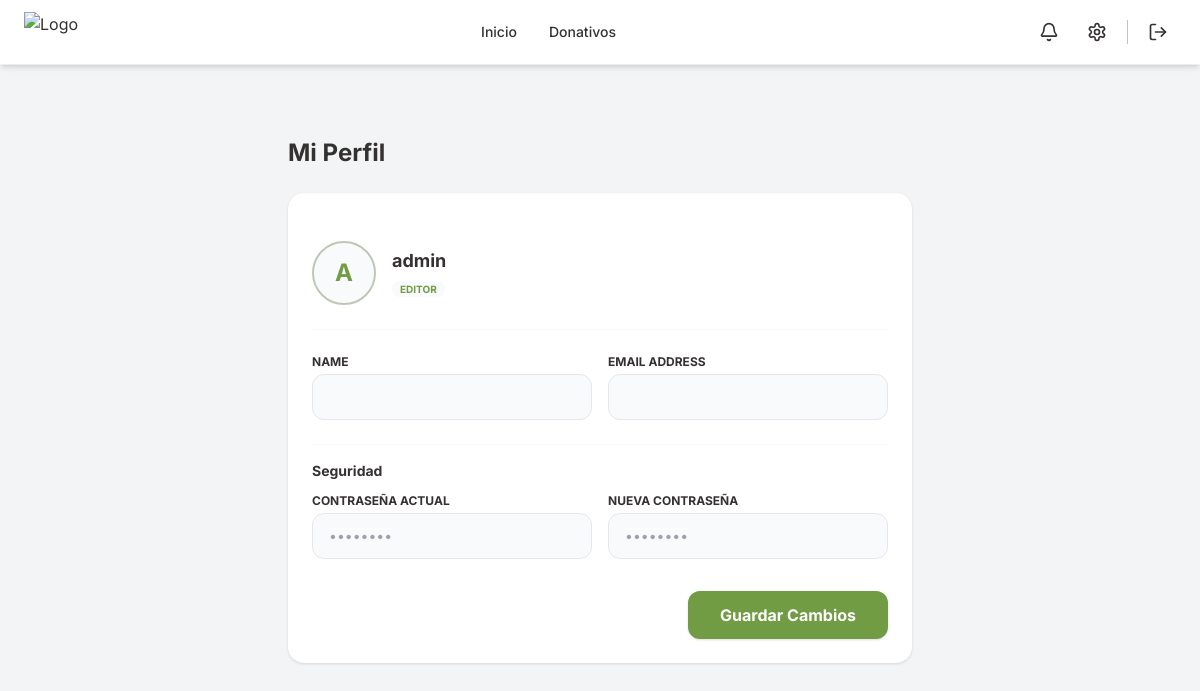
Page /accounts/perfil/ (signed in) on the committed database.
### accounts/models.py (models this page shows, shortened)
class User(AbstractUser):
    class Role(models.TextChoices):
        SUPERADMIN = "superadmin", "Superadmin"
        ADMIN = "admin", "Admin"
        DONATIVOS = "donativos", "Donativos"
        ASISTENCIAL = "asistencial", "Asistencial"
        EDITOR = "editor", "Editor"
        LECTOR = "lector", "Lector"
    name = models.CharField(max_length=255, blank=True)
    role = models.CharField(max_length=20, choices=Role.choices, default=Role.EDITOR)

### accounts/views.py (the view)
# urls.py: path("perfil/", views.profile_view, name="profile"),
@login_required
def profile_view(request):
    if request.method == "POST":
        profile_form = ProfileForm(request.POST, instance=request.user)
        password_form = ChangePasswordForm(request.POST, user=request.user)
        if profile_form.is_valid() and password_form.is_valid():
            profile_form.save()
            new_password = password_form.cleaned_data.get("new_password")
            if new_password:
                request.user.set_password(new_password)
                request.user.save(update_fields=["password"])
                update_session_auth_hash(request, request.user)
            messages.success(request, "Perfil actualizado correctamente.")
            return redirect("accounts:profile")
    else:
        profile_form = ProfileForm(instance=request.user)
        password_form = ChangePasswordForm(user=request.user)
    return render(
        request,
        "accounts/profile.html",
        {"profile_form": profile_form, "password_form": password_form},
    )

### accounts/forms.py (shortened to what this page needs)
class ProfileForm(forms.ModelForm):
    class Meta:
        model = User
        fields = ["name", "email"]
        widgets = {
            "name": forms.TextInput(attrs={"class": INPUT_CLASSES}),
            "email": forms.EmailInput(attrs={"class": INPUT_CLASSES}),
        }

class ChangePasswordForm(forms.Form):
    current_password = forms.CharField(
        label="Contraseña actual", required=False,
        widget=forms.PasswordInput(attrs=PASSWORD_ATTRS),
    )
    new_password = forms.CharField(
        label="Nueva contraseña", required=False, min_length=6,
        widget=forms.PasswordInput(attrs=PASSWORD_ATTRS),
    )
    def __init__(self, *args, user=None, **kwargs):
        self.user = user
        super().__init__(*args, **kwargs)

### templates/accounts/profile.html (shortened to what this page needs)
{% extends "base.html" %}
{% block content %}
<div class="max-w-2xl mx-auto px-6 py-8">
  <h1 class="text-2xl font-bold text-japem-dark mb-6">Mi Perfil</h1>
  <form method="post" class="bg-white rounded-2xl shadow p-6 space-y-6">
    <div class="flex items-center gap-4 pb-6 border-b border-japem-bg">
      <div class="w-16 h-16 rounded-full bg-japem-bg flex items-center justify-center text-japem-green font-bold text-2xl border-2 border-japem-accent">
        {{ user.name|default:user.username|first|upper }}
      </div>
      <div>
        <h2 class="text-lg font-bold text-japem-dark">{{ user.name|default:user.username }}</h2>
        <span class="text-[10px] font-bold uppercase bg-japem-bg text-japem-green px-2 py-0.5 rounded-full">{{ user.get_role_display }}</span>
      </div>
    </div>
    <div class="grid grid-cols-1 md:grid-cols-2 gap-4">
      <div>
        <label class="block text-xs font-bold text-japem-dark uppercase mb-1">{{ profile_form.name.label }}</label>
        {{ profile_form.name }}
      </div>
      <div>
        <label class="block text-xs font-bold text-japem-dark uppercase mb-1">{{ profile_form.email.label }}</label>
        {{ profile_form.email }}
      </div>
    </div>
    <div class="pt-4 border-t border-japem-bg">
      <h3 class="text-sm font-bold text-japem-dark mb-3">Seguridad</h3>
      <div class="grid grid-cols-1 md:grid-cols-2 gap-4">
        <div>
          <label class="block text-xs font-bold text-japem-dark uppercase mb-1">{{ password_form.current_password.label }}</label>
          {{ password_form.current_password }}
        </div>
        <div>
          <label class="block text-xs font-bold text-japem-dark uppercase mb-1">{{ password_form.new_password.label }}</label>
          {{ password_form.new_password }}
        </div>
      </div>
    </div>
    <div class="flex justify-end pt-2">
      <button type="submit" class="px-8 py-3 bg-japem-green hover:bg-japem-greendark text-white font-bold rounded-xl shadow transition">Guardar Cambios</button>
    </div>
  </form>
</div>
{% endblock %}

### templates/base.html (shortened to what this page needs)
{% load static %}
<!DOCTYPE html>
<html lang="es">
<head>
  <script src="https://cdn.tailwindcss.com"></script>
  <link rel="stylesheet" href="{% static 'css/site.css' %}">
</head>
<body class="bg-gray-100 text-[#353131] font-inter"
      x-data="{ modalOpen: false }"
      x-init="$watch('modalOpen', abierto => {
        document.body.style.overflow = abierto ? 'hidden' : '';
        if (!abierto) setTimeout(() => { if (!modalOpen) document.getElementById('modal-content').innerHTML = '' }, 300);
      })"
            x-on:close-modal.camel.window="modalOpen = false"
            hx-headers='{"X-CSRFToken": "{{ csrf_token }}"}'>
  {% with app=request.resolver_match.app_name url=request.resolver_match.url_name %}
  {% if user.is_authenticated %}
  <header class="fixed top-0 left-0 w-full bg-white z-[60] shadow-md border-b border-[#c0c6b6]/30 backdrop-blur-sm"
        x-data="{ menu: false }" @click.outside="menu = false">
    <div class="w-full flex justify-between items-center px-4 sm:px-6 py-3">
      <a href="{% url 'home' %}" class="flex items-center space-x-2">
        <img src="{% static 'img/LogoVerde.jpg' %}" alt="Logo" class="h-8 sm:h-10 w-auto object-contain">
      </a>
      <nav class="hidden md:flex space-x-2">
        <a href="{% url 'home' %}"
           class="transition-all duration-200 px-3 py-1.5 rounded-lg text-sm font-medium flex items-center gap-2 {% if url == 'home' %}bg-[#719c44] text-white shadow-md shadow-[#719c44]/20{% else %}text-[#353131] hover:bg-[#f2f5f0] hover:text-[#719c44]{% endif %}">
          Inicio
        </a>
        <a href="{% url 'donantes:list' %}"
           class="transition-all duration-200 px-3 py-1.5 rounded-lg text-sm font-medium flex items-center gap-2 {% if app == 'donantes' or app == 'donativos' or app == 'iaps' or app == 'distribucion' %}bg-[#719c44] text-white shadow-md shadow-[#719c44]/20{% else %}text-[#353131] hover:bg-[#f2f5f0] hover:text-[#719c44]{% endif %}">
          Donativos
        </a>
      </nav>
      <div class="flex items-center space-x-1 sm:space-x-3">
        <div class="relative" x-data="{ open: false, count: {{ header_notifications|length|default:0 }}, cleared: false }" @click.outside="open = false">
          <button type="button" @click="open = !open"
                  :class="open ? 'bg-[#f2f5f0] text-[#719c44]' : 'bg-transparent hover:bg-[#f2f5f0] text-[#353131]'"
                  class="cursor-pointer p-2 rounded-full transition relative" title="Notificaciones">
          </button>
        </div>
        <button type="button" title="Configuración"
                @click="modalOpen = true"
                hx-get="{% url 'accounts:settings' %}"
                hx-target="#modal-content"
                class="cursor-pointer p-2 rounded-full bg-transparent hover:bg-[#f2f5f0] text-[#353131] hover:text-[#719c44] transition">
        </button>
        <form method="post" action="{% url 'accounts:logout' %}">
          <button type="submit" title="Cerrar Sesión"
                  class="cursor-pointer p-2 rounded-full bg-transparent hover:bg-red-50 text-[#353131] hover:text-red-500 transition flex items-center gap-2">
            <svg class="w-5 h-5" xmlns="http://www.w3.org/2000/svg" viewBox="0 0 24 24" fill="none" stroke="currentColor" stroke-width="2" stroke-linecap="round" stroke-linejoin="round"><path d="M9 21H5a2 2 0 0 1-2-2V5a2 2 0 0 1 2-2h4"/><polyline points="16 17 21 12 16 7"/><line x1="21" x2="9" y1="12" y2="12"/></svg>
          </button>
        </form>
      </div>
    </div>
  </header>
  <div class="h-[65px] w-full"></div>
  {% endif %}
  <main class="min-h-screen {% if user.is_authenticated and url != 'home' %}pt-10{% endif %}">
          {% block content %}{% endblock %}
  </main>
  {% endwith %}
</body>
</html>

### static/css/site.css (style rules this page uses)
:root { font-family: 'Inter', system-ui, Avenir, Helvetica, Arial, sans-serif; }
html, body { margin: 0; padding: 0; width: 100%; max-width: 100%; min-height: 100vh; background-color: #f3f4f6; overflow-x: hidden; scrollbar-width: none; -ms-overflow-style: none; }

### rows in the picture
User: name|first "A", name "admin", role "EDITOR"

### other values in the picture
{{ profile_form.name.label }} "NAME"
{{ profile_form.email.label }} "EMAIL ADDRESS"
{{ password_form.current_password.label }} "CONTRASEÑA ACTUAL"
{{ password_form.new_password.label }} "NUEVA CONTRASEÑA"
